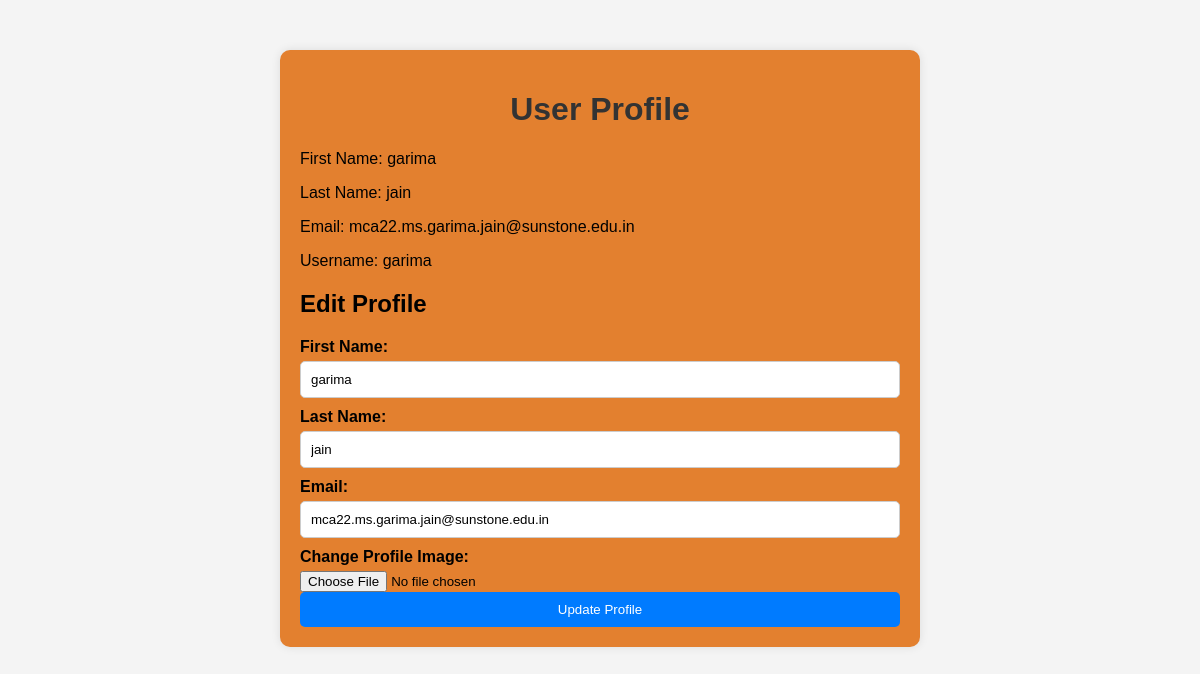
Page /profile/ (signed in) on the committed database.
### blog/models.py (models this page shows, shortened)
class CustomUser(AbstractUser):
    email = models.EmailField(unique=True)
    username = models.CharField(max_length=150, unique=True)
    first_name = models.CharField(max_length=150)
    last_name = models.CharField(max_length=150)
    published_date = models.DateTimeField(blank=True, null=True)
    profile_image = models.ImageField(upload_to='post_images', blank=True, null=True)
    USERNAME_FIELD = 'email'
    REQUIRED_FIELDS = ['username','first_name', 'last_name']

### blog/views.py (the view)
# urls.py: path('profile/', profile, name='profile'),
@login_required
def profile(request):
    user = request.user
    return render(request, 'blog/profile.html', {'user': user})

### blog/templates/blog/profile.html (shortened to what this page needs)
<!DOCTYPE html>
<html lang="en">
<head>
    <link rel="stylesheet" href="/static/css/style.css">
</head>
<body>
    <div class= "container">
    <h1>User Profile</h1>
    <p>First Name: {{ user.first_name }}</p>
    <p>Last Name: {{ user.last_name }}</p>
    <p>Email: {{ user.email }}</p>
    <p>Username: {{ user.username }}</p>
    <h2>Edit Profile</h2>
    <form method="post" action="{% url 'edit_profile' %}" enctype="multipart/form-data">
        <label for="first_name">First Name:</label>
        <input type="text" id="first_name" name="first_name" value="{{ user.first_name }}"><br>
        <label for="last_name">Last Name:</label>
        <input type="text" id="last_name" name="last_name" value="{{ user.last_name }}"><br>
        <label for="email">Email:</label>
        <input type="email" id="email" name="email" value="{{ user.email }}"><br>
        <label for="profile_image">Change Profile Image:</label>
        <input type="file" id="profile_image" name="profile_image" ><br>
        <input type="submit" value="Update Profile">
    </form>
    </div>
</body>
</html>

### blog/static/css/style.css (style rules this page uses)
body { font-family: Arial, sans-serif; background-color: #f4f4f4; margin: 0; padding: 0; }
.container { max-width: 600px; margin: 50px auto; padding: 20px; background-color: #e3802f; border-radius: 10px; box-shadow: 0 0 10px rgba(0, 0, 0, 0.1); }
h1 { color: #333; text-align: center; }
form { margin-top: 20px; }
label { display: block; margin-bottom: 5px; font-weight: bold; }
input[type="text"], input[type="email"], input[type="password"] { width: 100%; padding: 10px; margin-bottom: 10px; border: 1px solid #ccc; border-radius: 5px; box-sizing: border-box; }
input[type="submit"] { width: 100%; padding: 10px; background-color: #007bff; color: #fff; border: none; border-radius: 5px; cursor: pointer; transition: background-color 0.3s ease; }

### rows in the picture
CustomUser: first_name "garima", last_name "jain", email "mca22.ms.garima.jain@sunstone.edu.in", username "garima"
